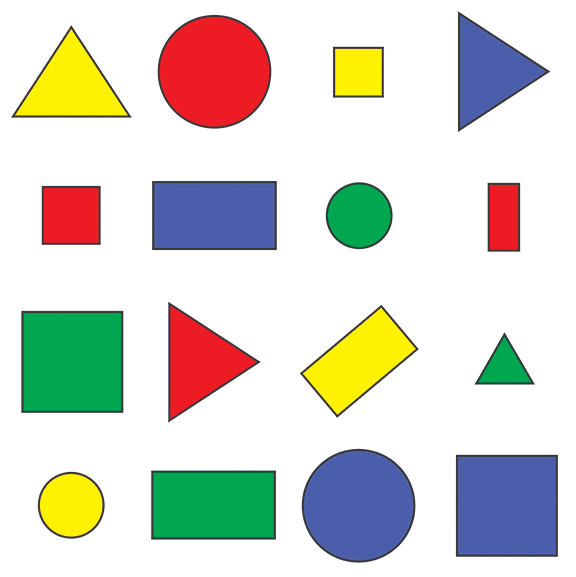
#> input picture shapes.png, 576 x 577 px
$ python detector.py
#> lines starting #> are read from the running program, lines starting #| are printed output that depends on the picture; after the words box and inside, x2 and y2 are one past the last pixel; in counts of white or black regions, pixels touching at a corner belong together
### stackImages.py
import cv2
import numpy as np


def stackImages(scale, imageArray):
    rows = len(imageArray)
    cols = len(imageArray[0])
    rowsAvailable = isinstance(imageArray[0], list)
    width = imageArray[0][0].shape[1]
    height = imageArray[0][0].shape[0]

    if rowsAvailable:
        for x in range(0, rows):
            for y in range(0, cols):
                if imageArray[x][y].shape[:2] == imageArray[0][0].shape[:2]:
                    imageArray[x][y] = cv2.resize(imageArray[x][y], (0, 0), None, scale, scale)
                else:
                    imageArray[x][y] = cv2.resize(imageArray[x][y], (imageArray[0][0].shape[1], imageArray[0][0].shape[0]), None, scale, scale)
                if len(imageArray[x][y].shape) == 2:
                    imageArray[x][y]  = cv2.cvtColor(imageArray[x][y], cv2.COLOR_GRAY2BGR)
        imageBlank = np.zeros((height, width, 3), np.uint8)
        hor = [imageBlank]*rows
        hor_con = [imageBlank]*rows
        for x in range(0, rows):
            hor[x] = np.hstack(imageArray[x])
        ver = np.vstack(hor)
    else:
        for x in range(0, rows):
            if imageArray[x].shape[:2] == imageArray[0].shape[:2]:
                imageArray[x] = cv2.resize(imageArray[x], (0, 0), None, scale, scale)
            else:
                imageArray[x] = cv2.resize(imageArray[x], (imageArray[0].shape[1], imageArray[0].shape[0]), None, scale, scale)
            if len(imageArray[x].shape) == 2:
                imageArray[x] = cv2.cvtColor(imageArray[x], cv2.COLOR_GRAY2BGR)
        hor = np.hstack(imageArray)
        ver = hor
    return ver

### detector.py
import cv2
import numpy as np
from stackImages import stackImages


def empty(a):
    pass


cv2.namedWindow("Parameters")
cv2.resizeWindow("Parameters", 640, 240)
cv2.createTrackbar("threshold1", "Parameters", 23, 255, empty)
cv2.createTrackbar("threshold2", "Parameters", 20, 255, empty)
cv2.createTrackbar("Area", "Parameters", 5000, 30000, empty)


def getContours(image, imageContour):
    contours, hierarchy = cv2.findContours(image, cv2.RETR_EXTERNAL, cv2.CHAIN_APPROX_NONE)
    for cnt in contours:
        area = cv2.contourArea(cnt)
        areaMin = cv2.getTrackbarPos("Area", "Parameters")
        if area > areaMin:
            cv2.drawContours(imageContour, cnt, -1, (255, 0, 255), 7)
            peri = cv2.arcLength(cnt, True)
            approx = cv2.approxPolyDP(cnt, 0.02 * peri, True)
            x, y, w, h = cv2.boundingRect(approx)
            cv2.rectangle(imageContour, (x, y), (x+w, y+h), (0, 255, 0), 5)
            cv2.putText(imageContour, "Points: " + str(len(approx)), (x+w+20, y+20), cv2.FONT_HERSHEY_COMPLEX, .7, (0,255, 0), 2)
            cv2.putText(imageContour, "Area: " + str(int(area)), (x+w+20, y+45), cv2.FONT_HERSHEY_COMPLEX, .7, (0, 255, 0), 2)


image = cv2.imread("shapes.png")
#> image is the input picture: shape (577, 576, 3); mean B, G, R 205.1, 214.3, 214.2
imageBlur = cv2.GaussianBlur(image, (7, 7), 1)
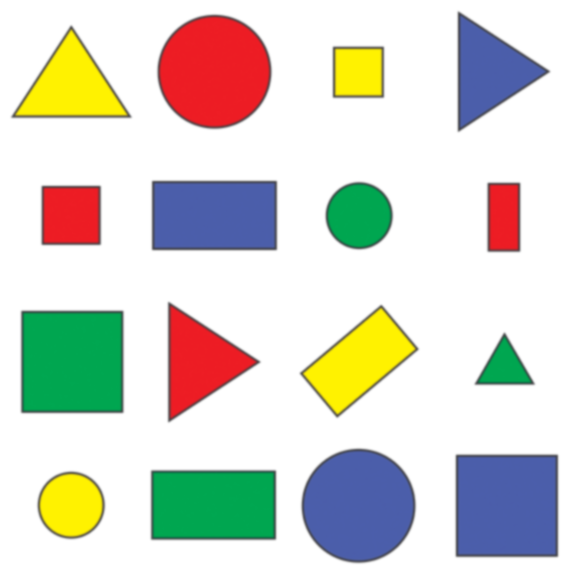
#> imageBlur: shape (577, 576, 3); mean B, G, R 205.1, 214.3, 214.2
imageGray = cv2.cvtColor(imageBlur, cv2.COLOR_BGR2GRAY)
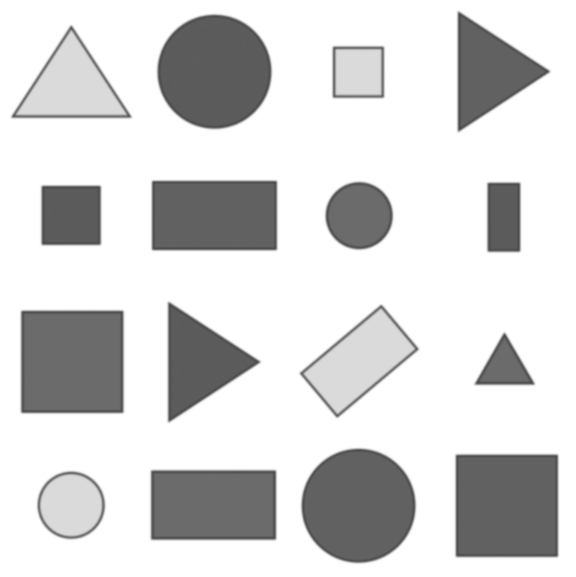
#> imageGray: shape (577, 576); min 72, max 255, mean 213.2
while True:
    imageContour = image.copy()
    threshold1 = cv2.getTrackbarPos("threshold1", "Parameters")
    threshold2 = cv2.getTrackbarPos("threshold2", "Parameters")
    imageCanny = cv2.Canny(imageGray, threshold1, threshold2)
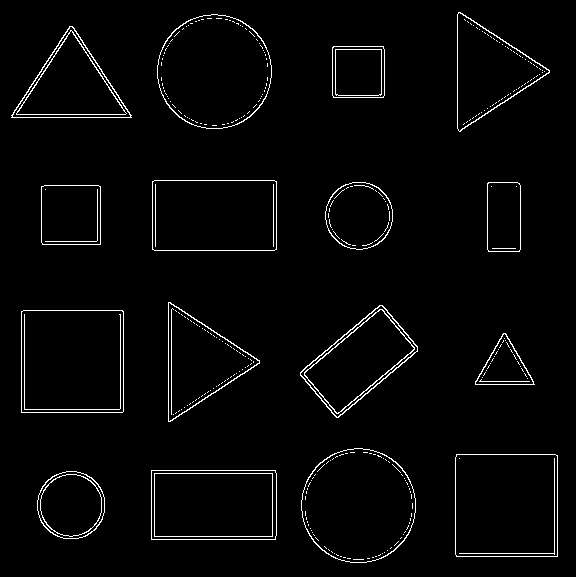
#> imageCanny: shape (577, 576); 2.6% white in thin lines or dots
    kernel = np.ones((5, 5))
    imageDilated = cv2.dilate(imageCanny, kernel, iterations=1)
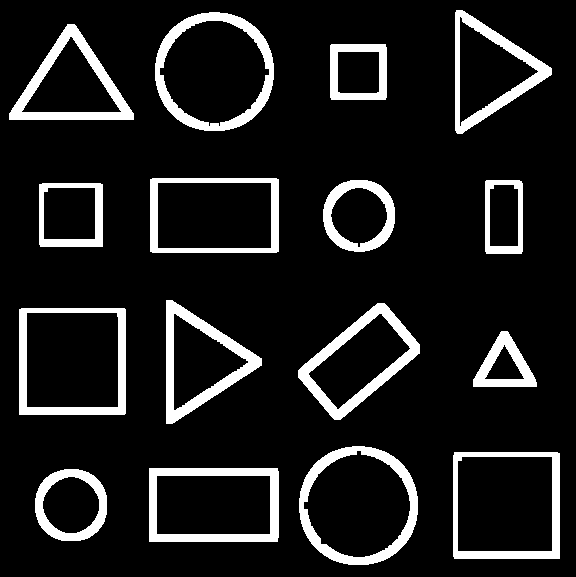
#> imageDilated: shape (577, 576); 11.6% white; 16 white regions
    getContours(imageDilated, imageContour)
#> in getContours, `contours, hierarchy = cv2.findContours(image, cv2.RETR_EXTERNAL, cv2.C..`: contours = 16 contours; largest, box (x1, y1, x2, y2) and area: (19, 308, 126, 415) 11234, (453, 452, 560, 559) 11230, (299, 446, 418, 565) 11162, (155, 12, 274, 131) 11161, (150, 178, 279, 253) 9466
#> in getContours, `area = cv2.contourArea(cnt)`: area = 4146.5
    stackedImage = stackImages(0.8, ([image, imageCanny],
                                     [imageDilated, imageContour]))
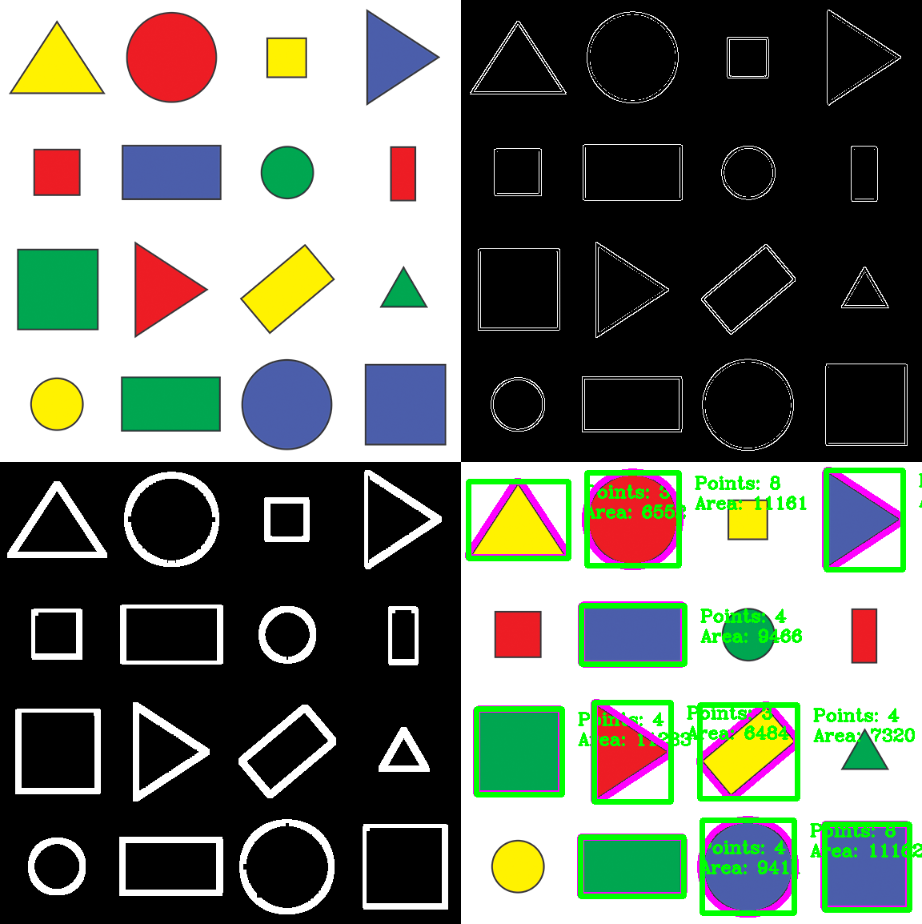
#> stackedImage: shape (924, 922, 3); mean B, G, R 105, 115.2, 109.3
    cv2.imshow("Output", stackedImage)
    if cv2.waitKey(1) & 0xff == ord('q'):
#> (key q is pressed here)
        break
